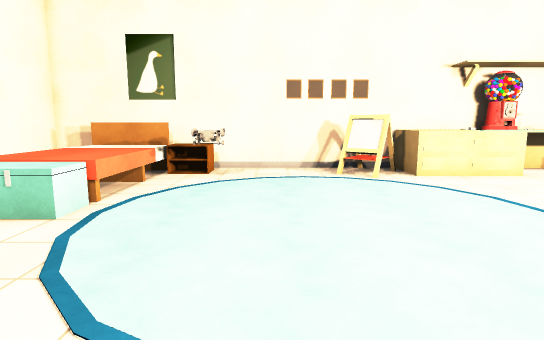
view 1 (above)

12 first-person views from a walk through a Unity game level. The camera is 1.5 m above the floor, tilts 8° down and sees 80° across. Doors are open. The floor is counted in squares, 1 m on a side. Each view is taken from the middle of a square. On the plan, view 1 faces up. The plan holds only what a view shows up to about 15 squares ahead; the rest is blank. The place goes on beyond the plan. Some animated figures are not drawn. Some surface patterns are stand-ins.

view 2
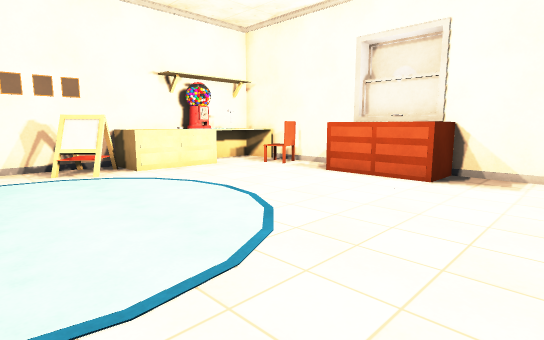

view 3
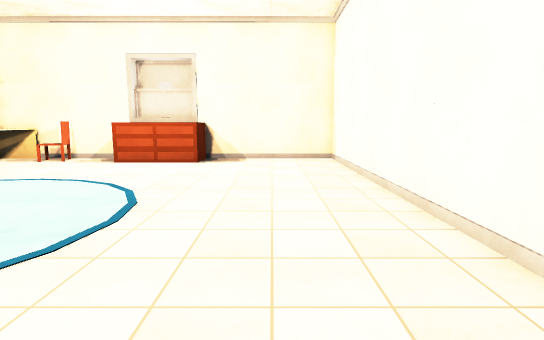

view 4
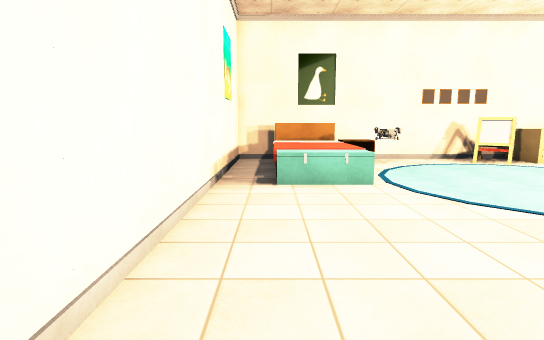

view 5
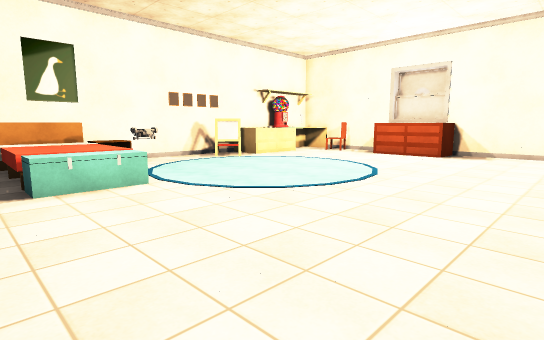

view 6
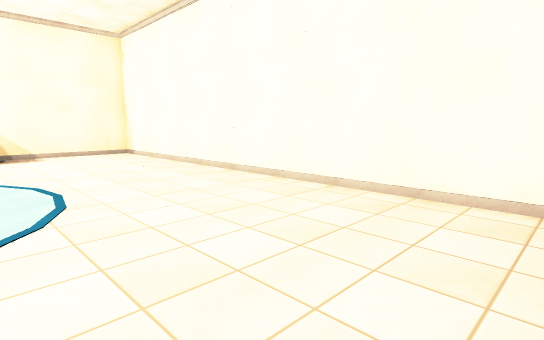

view 7
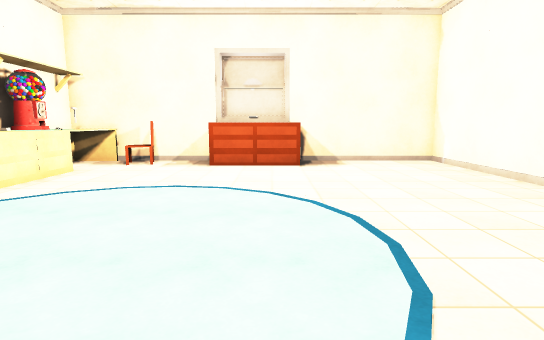

view 8
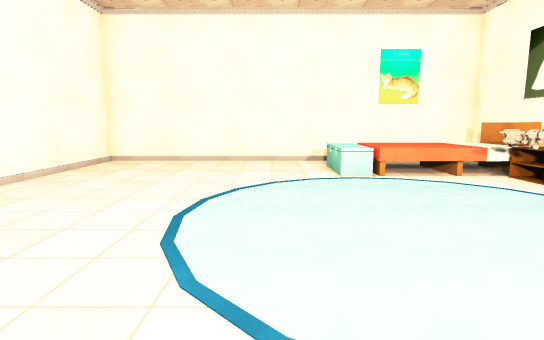

view 9
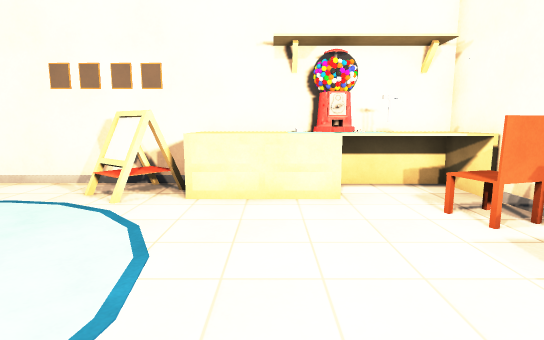

view 10
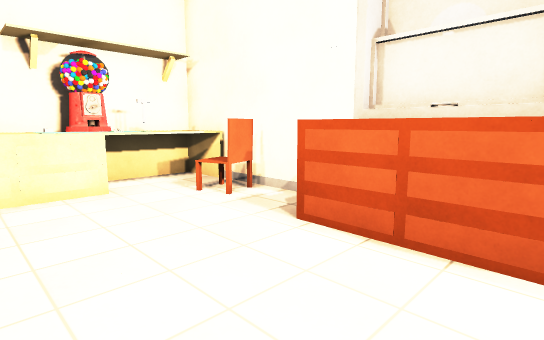

view 11
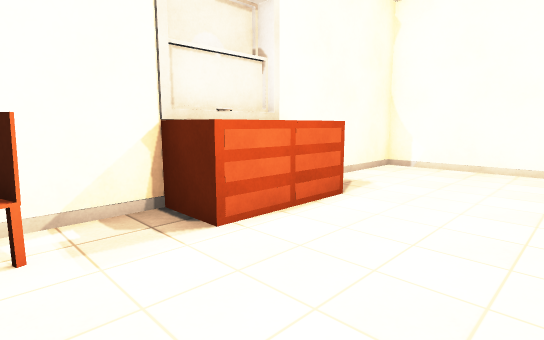

view 12
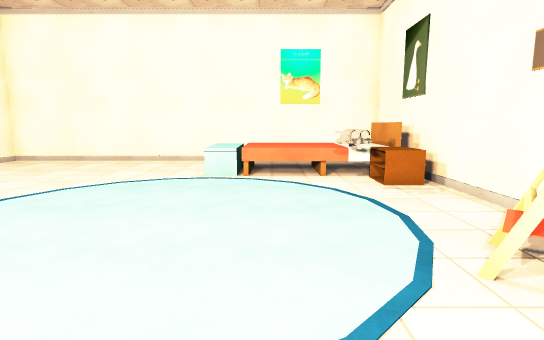

### Floor plan
Key: @ floor where view 1 was taken; # wall or solid block; . floor; = window, fence, low wall or low ledge; ^ raised ledge; B cyan block; C chair; O other object.
Columns run from 8 left of view 1 to 11 right of it. Each row starts with its distance up from view 1.
 11 ######^######^^O#^^#
 10 #.^^^^^...##^^^^O^^#
  9 #.^^^.OO...=......C#
  8 #.^^^............CC#
  7 #.^^^..............#
  6 #.B===.............#
  5 #.BOO............###
  4 #................##
  3 #................##
  2 #................###
  1 #..................#
  0 #.......@..........#
 -1 #..................#
 -2 #..................#
 -3 #..................#
 -4 ####################

Where each view was taken, in squares from view 1:
view 1: 0 up, 0 right, facing up
view 2: 1 down, 0 right, facing up-right
view 3: 1 down, 4 left, facing right
view 4: 3 down, 6 left, facing up
view 5: 3 down, 7 left, facing up-right
view 6: 3 up, 7 left, facing down-right
view 7: 3 up, 3 left, facing right
view 8: 3 up, 6 right, facing left
view 9: 3 up, 6 right, facing up
view 10: 2 up, 5 right, facing up-right
view 11: 8 up, 5 right, facing down-right
view 12: 7 up, 6 right, facing left
